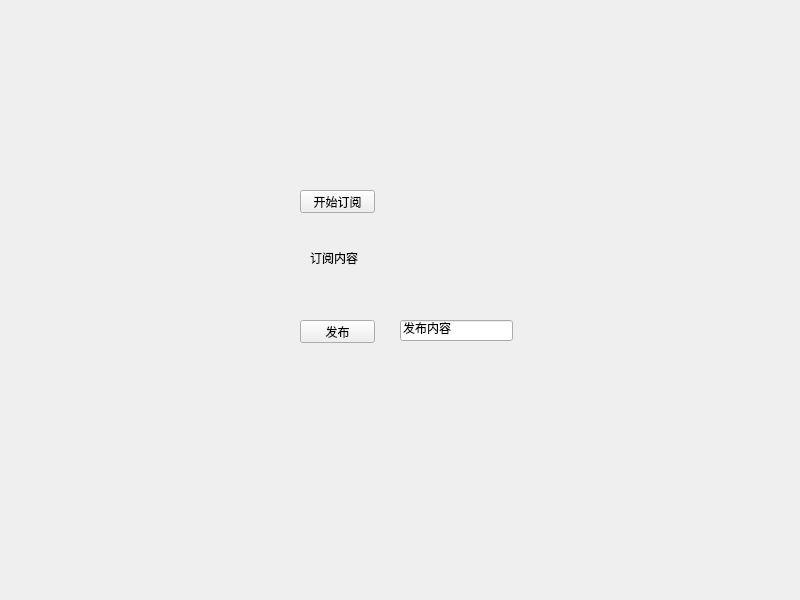
<?xml version="1.0" encoding="UTF-8"?>
<ui version="4.0">
 <class>Widget</class>
 <widget class="QWidget" name="Widget">
  <property name="geometry">
   <rect>
    <x>0</x>
    <y>0</y>
    <width>800</width>
    <height>600</height>
   </rect>
  </property>
  <property name="windowTitle">
   <string>Widget</string>
  </property>
  <widget class="QPushButton" name="startSubs">
   <property name="geometry">
    <rect>
     <x>300</x>
     <y>190</y>
     <width>75</width>
     <height>23</height>
    </rect>
   </property>
   <property name="text">
    <string>开始订阅</string>
   </property>
  </widget>
  <widget class="QLabel" name="subsShowLabel">
   <property name="geometry">
    <rect>
     <x>310</x>
     <y>250</y>
     <width>211</width>
     <height>16</height>
    </rect>
   </property>
   <property name="text">
    <string>订阅内容</string>
   </property>
  </widget>
  <widget class="QPushButton" name="startPublish">
   <property name="geometry">
    <rect>
     <x>300</x>
     <y>320</y>
     <width>75</width>
     <height>23</height>
    </rect>
   </property>
   <property name="text">
    <string>发布</string>
   </property>
  </widget>
  <widget class="QLineEdit" name="publishLineEdit">
   <property name="geometry">
    <rect>
     <x>400</x>
     <y>320</y>
     <width>113</width>
     <height>21</height>
    </rect>
   </property>
   <property name="text">
    <string>发布内容</string>
   </property>
  </widget>
 </widget>
 <resources/>
 <connections/>
</ui>
